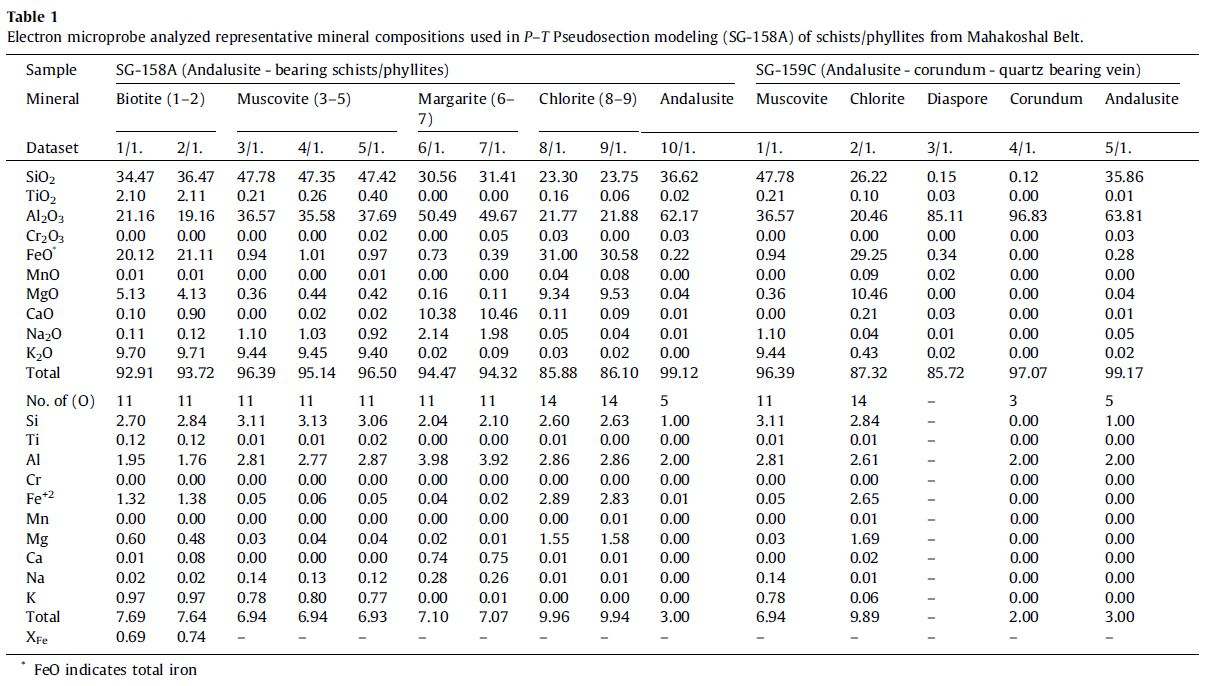
#> input picture EE447/table/image/111.JPG, 1209 x 686 px
$ python table_reconstruction.py
#> lines starting #> are read from the running program, lines starting #| are printed output that depends on the picture; after the words box and inside, x2 and y2 are one past the last pixel; in counts of white or black regions, pixels touching at a corner belong together
import cv2
import os
import numpy as np
#cv2不允许有中文路径

class PicTable:
    def __init__(self):
        self.path= os.path.join(os.getcwd(), "..", "image")
        self.pic=[]

    def setImgPath(self,path):
        self.path=path

    def drawLine(self):
        # ori_pic代表原图, opt表示要进行优化的图片
        ori_pic = cv2.imread(self.path)
#> ori_pic is the input picture: shape (686, 1209, 3); mean B, G, R 238.5, 238.5, 238.2
        opt_pic = ori_pic.copy()
        # 将图像转为灰度图,并提取边缘.
        opt_pic = cv2.cvtColor(opt_pic, cv2.COLOR_BGR2GRAY)
        edge = cv2.Canny(opt_pic, 20, 40, apertureSize=3)
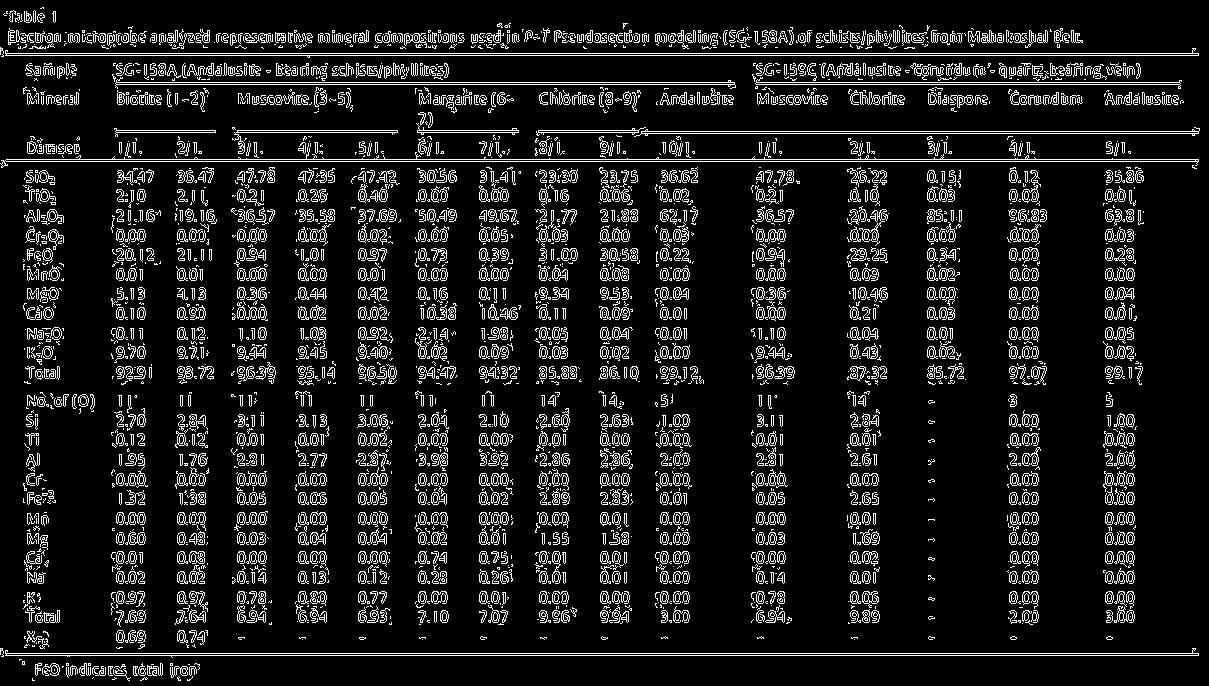
#> edge: shape (686, 1209); 10.5% white in thin lines or dots

        # 通过边缘来确定表格中的直线以及端点
        lines = cv2.HoughLinesP(edge, 1, np.pi / 180, threshold=200, minLineLength=200, maxLineGap=5, )
#> lines = [[0, 653, 1198, 653], [0, 53, 1198, 53], [6, 159, 1198, 159], [3, 655, 1198, 655], [3, 55, 1198, 55], [3, 161, 1198, 161], [756, 82, 1179, 82], [116, 84, 734, 84], [641, 133, 1198, 133], [638, 131, 1198, 131], [834, 70, 1041, 70], [116, 82, 734, 82]]
        lines = [lines[i][0] for i in range(len(lines))]

        # 擦除表格中原有的划线.并确定表格位置, box中的元素是要确定的表格左上角,和右下角的顶点
        box = [-9999, 9999, -9999, 9999]
        for x1, y1, x2, y2 in lines:
            cv2.line(opt_pic, (x1, y1), (x2, y2), (255, 255, 255), 3)
            cv2.line(ori_pic, (x1, y1), (x2, y2), (255, 255, 255), 4)
            box[0] = max(x1, x2, box[0])
            box[1] = min(x1, x2, box[1])
            box[2] = max(y1, y2, box[2])
            box[3] = min(y1, y2, box[3])
#> this loop made 12 passes
#> opt_pic: shape (686, 1209); min 0, max 255, mean 240.1
#> ori_pic: shape (686, 1209, 3); 2.1% of pixels changed, all inside (x1, y1, x2, y2) = (0, 51, 1200, 658)
#> after the loop, box = [1198, 0, 655, 53]

        # 去除表格的大框,即将表格线填充为白色
        cv2.rectangle(opt_pic, (box[1], box[3]), (box[0], box[2]), (255, 255, 255), 4)
#> opt_pic: shape (686, 1209); min 0, max 255, mean 240.1
        cv2.rectangle(ori_pic, (box[1], box[3]), (box[0], box[2]), (255), 4)
#> ori_pic: shape (686, 1209, 3); mean B, G, R 240.2, 235.1, 234.8

        # 对优化图片进行腐蚀操作以及二值化以方便处理
        kernel = np.ones((2, 2), np.uint8)
        opt_pic = cv2.erode(opt_pic, kernel, iterations=3)
        mat, opt_pic = cv2.threshold(opt_pic, 127, 255, cv2.THRESH_BINARY)
#> opt_pic: shape (686, 1209); 79.7% white; 588 black regions (2 under 20 px), largest, box (x1, y1, x2, y2) and area: (333, 64, 451, 81) 1421, (817, 31, 927, 48) 1317, (216, 31, 315, 48) 1095
        # 取反色,这样所有空白区域的亮度值加起来是0
        opt_pic = 255 - opt_pic

        # 可以先对表格边缘做一定的扩张
        xmin = box[1] + 10
#> xmin = 10
        ymin = box[3]
#> ymin = 53
        xmax = box[0] - 10
#> xmax = 1188
        ymax = box[2]
#> ymax = 655

        # 记录下我们要划的线的两个端点
        linetodraw = []

        # 我们接下来一行行扫描图像以确定划分表格的横线.
        # 若遇到某一行所有像素的亮度值之和为0,那么说明这一行没有元素,
        # 直到找到下一个像素值求和不为0的行,取这两行中间作为划分表格两行的分界线,
        # 并记录直线的两个端点(x1,y1,x2,y2)在linetodraw数组内
        while ymin <= ymax:
            if (sum(opt_pic[ymin][xmin:xmax])) == 0:
                liney = float(ymin)
                ymin += 1
                while sum(opt_pic[ymin][xmin:xmax]) == 0 and ymin <= ymax:
                    ymin += 1
                    liney += 0.5
                liney = int(liney + 0.5)
                linetodraw.append([box[1], liney, box[0], liney])
            ymin += 1
#> this loop made 436 passes
#> (liney, ymin) on passes 1, 18, 35, 52, 56, 73, 89, 106: (58, 65), (87, 94), (111, 114), (130, 132), (138, 143), (165, 160), (188, 188), (208, 208)
#> after the loop, linetodraw = 30 items, first 6: [0, 58, 1198, 58], [0, 87, 1198, 87], [0, 111, 1198, 111], [0, 130, 1198, 130], [0, 138, 1198, 138], [0, 165, 1198, 165]; ymin = 657
        print(linetodraw)
#> (printed output is left out)

        for x1, y1, x2, y2 in linetodraw:
            cv2.line(ori_pic, (x1, y1), (x2, y2), (0, 0, 255), 1)
#> this loop made 30 passes
#> (y1, y2) on passes 1 to 8: (58, 58), (87, 87), (111, 111), (130, 130), (138, 138), (165, 165), (188, 188), (208, 208)
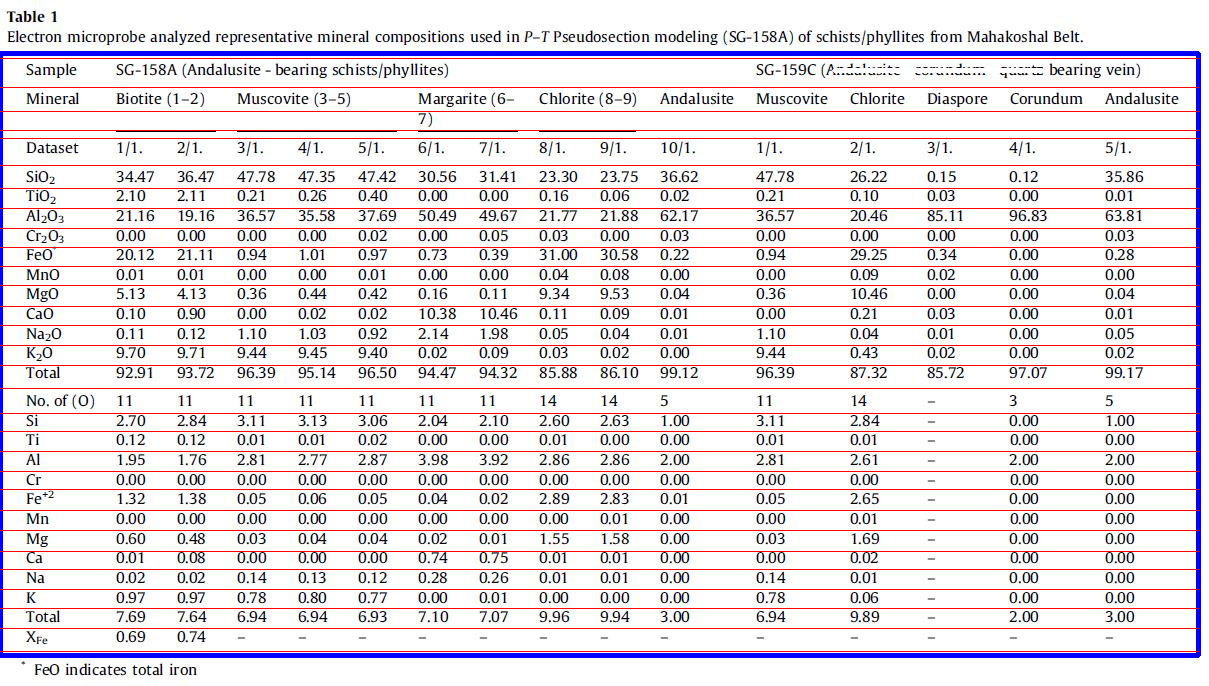
#> ori_pic: shape (686, 1209, 3); mean B, G, R 229.2, 224.1, 234.9

        # 同理,我们转置原来的图像,对表格的列也进行像行一样的划分.
        # 并也将直线的两端记录在linetodraw数组内
        linetodraw = []
        xmin = box[1]
#> xmin = 0
        ymin = box[3] + 10
#> ymin = 63
        xmax = box[0]
#> xmax = 1198
        ymax = box[2] - 10
#> ymax = 645

        # 显示图片处理的过程
        # cv2.imshow("win", opt_pic)
        # cv2.waitKey(0)
        opt_pic = opt_pic.transpose()
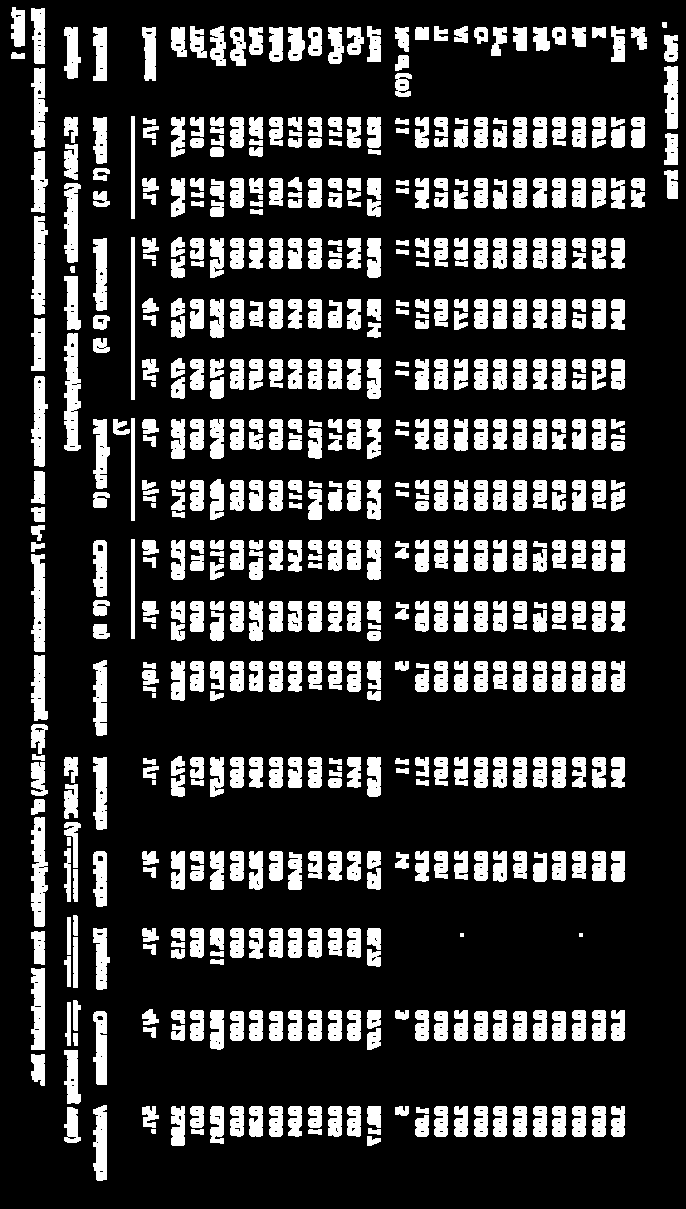
#> opt_pic: shape (1209, 686); 20.3% white; 588 white regions (2 under 20 px), largest, box (x1, y1, x2, y2) and area: (64, 333, 81, 451) 1421, (31, 817, 48, 927) 1317, (31, 216, 48, 315) 1095
        while xmin <= xmax:
            if (sum(opt_pic[xmin][ymin:ymax])) == 0:
                linex = float(xmin)
                THRES = 8
                while sum(opt_pic[xmin][ymin:ymax]) == 0 and xmin <= xmax and THRES >= 0:
                    xmin += 1
                    THRES -= 1
                    linex += 0.5
                if (THRES > 0):
                    continue
                while sum(opt_pic[xmin][ymin:ymax]) == 0 and xmin <= xmax:
                    xmin += 1
                    linex += 0.5
                linex = int(linex + 0.5)
                linetodraw.append([linex, box[3], linex, box[2]])
            xmin += 1
#> this loop made 1062 passes
#> after the loop, linetodraw = [[13, 53, 13, 655], [107, 53, 107, 655], [530, 53, 530, 655], [651, 53, 651, 655], [746, 53, 746, 655], [911, 53, 911, 655], [995, 53, 995, 655], [1190, 53, 1190, 655]]; xmin = 1200

        print(linetodraw)
#| [[13, 53, 13, 655], [107, 53, 107, 655], [530, 53, 530, 655], [651, 53, 651, 655], [746, 53, 746, 655], [911, 53, 911, 655], [995, 53, 995, 655], [1190, 53, 1190, 655]]
        # 在原图上画出表格分割线
        for x1, y1, x2, y2 in linetodraw:
            cv2.line(ori_pic, (x1, y1), (x2, y2), (255, 0, 0), 1)
#> this loop made 8 passes
#> (x1, x2) on passes 1 to 8: (13, 13), (107, 107), (530, 530), (651, 651), (746, 746), (911, 911), (995, 995), (1190, 1190)
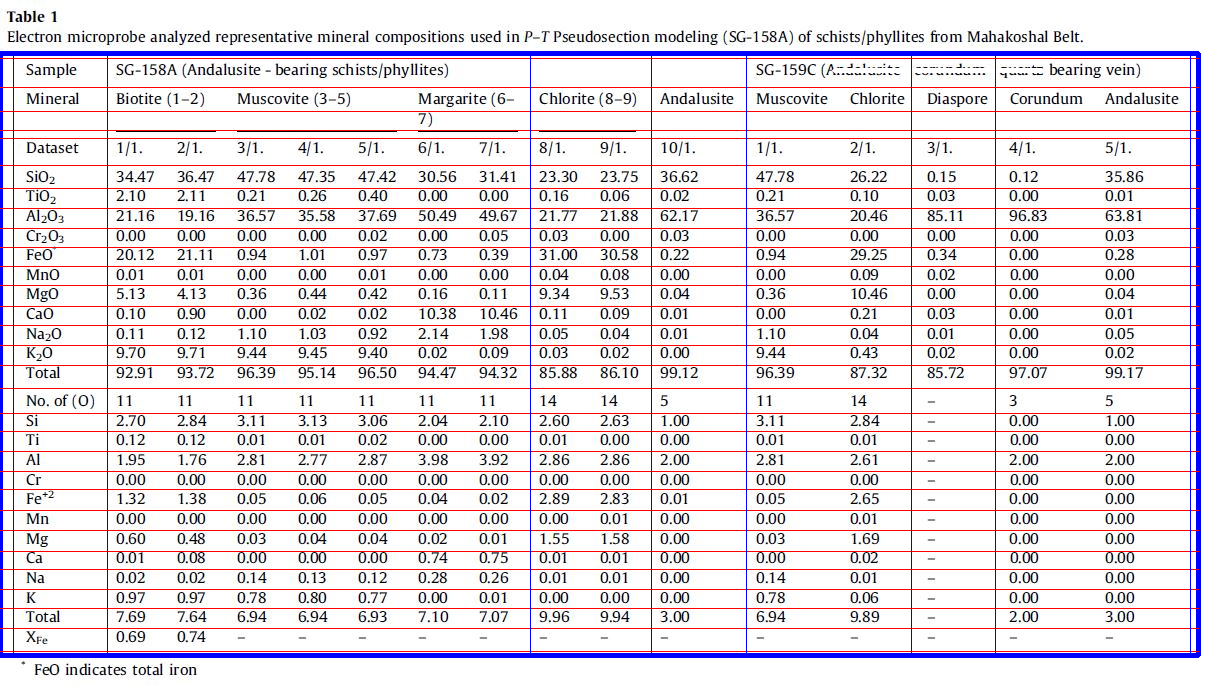
#> ori_pic: shape (686, 1209, 3); 0.58% of pixels changed, all inside (x1, y1, x2, y2) = (13, 56, 1191, 653)

        # 显示结果图片
        cv2.imshow("win", ori_pic)
        cv2.waitKey(0)

if __name__=="__main__":
    test = PicTable()
    #调用外部图片必须先设置图片路径
    test.setImgPath(os.path.abspath(os.path.join(os.path.join(os.getcwd(), "..", "image"),"111.JPG")))
    test.drawLine()

$ run again, with EE447/table/image/1.png saved as EE447/table/image/111.JPG
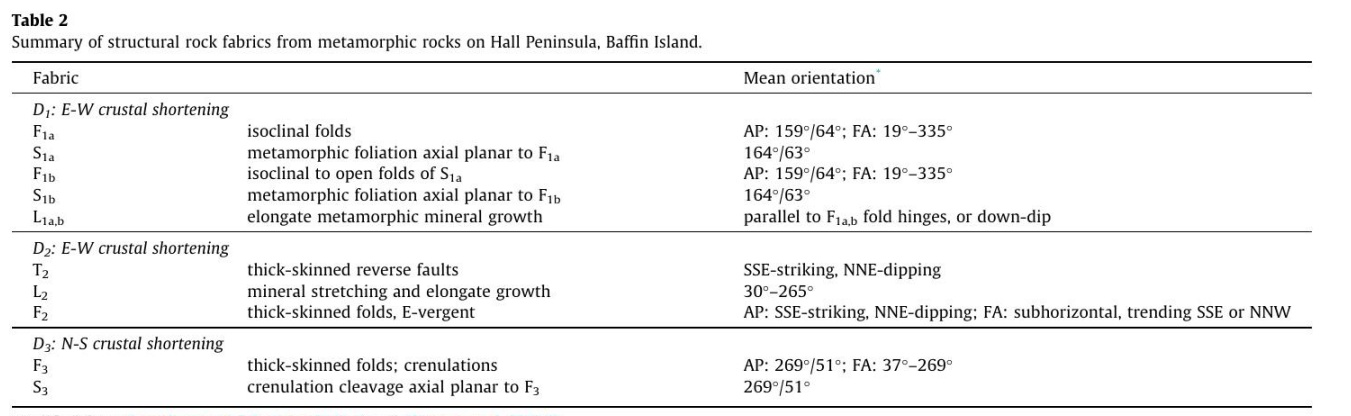
#> input picture EE447/table/image/1.png, 1351 x 416 px
#> in drawLine, ori_pic is the input picture: shape (416, 1351, 3); mean B, G, R 241.4, 241.4, 241.4
#> in drawLine, `edge = cv2.Canny(opt_pic, 20, 40, apertureSize=3)`:
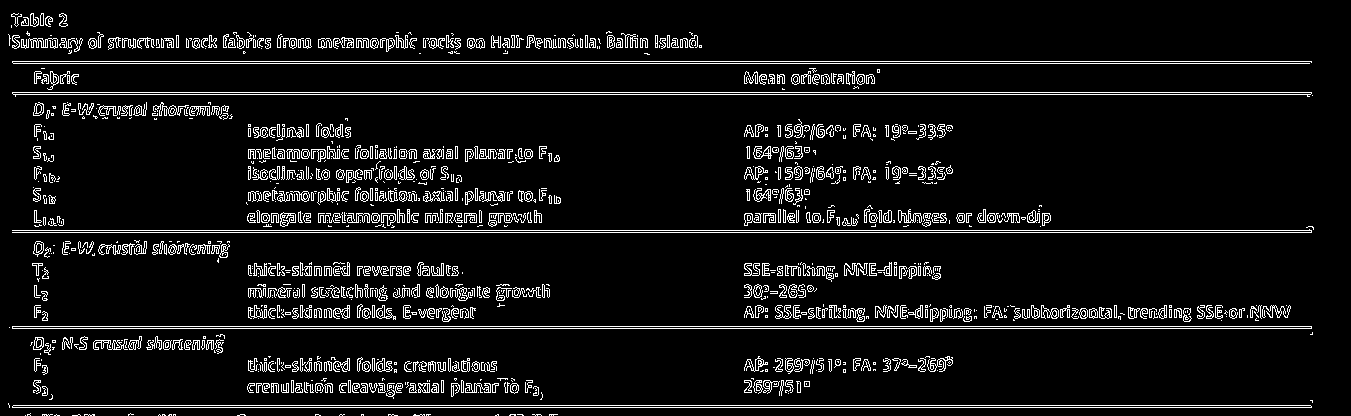
#> edge: shape (416, 1351); 7.4% white in thin lines or dots
#> lines = [[12, 326, 1311, 326], [12, 61, 1311, 61], [13, 63, 1309, 63], [12, 92, 1311, 92], [9, 405, 1310, 405], [13, 94, 1310, 94], [9, 407, 1311, 407], [12, 230, 1311, 230], [12, 328, 1311, 328], [12, 232, 1311, 232]]
#> the loop in drawLine, `for x1, y1, x2, y2 in lines:` made 10 passes
#> after the loop in drawLine, `for x1, y1, x2, y2 in lines:`: box = [1311, 9, 407, 61]
#> in drawLine, `xmin = box[1] + 10`: xmin = 19
#> in drawLine, `ymin = box[3]`: ymin = 61
#> in drawLine, `xmax = box[0] - 10`: xmax = 1301
#> in drawLine, `ymax = box[2]`: ymax = 407
#> the loop in drawLine, `while ymin <= ymax:` made 260 passes
#> (liney, ymin) on passes 1, 17, 36, 54, 73, 91, 110, 129: (66, 72), (95, 104), (123, 125), (144, 147), (166, 166), (186, 186), (208, 208), (235, 230)
#> after the loop in drawLine, `while ymin <= ymax:`: linetodraw = 15 items, first 6: [9, 66, 1311, 66], [9, 95, 1311, 95], [9, 123, 1311, 123], [9, 144, 1311, 144], [9, 166, 1311, 166], [9, 186, 1311, 186]; ymin = 409
#> (printed output is left out)
#> the loop in drawLine, `for x1, y1, x2, y2 in linetodraw:` made 15 passes
#> (y1, y2) on passes 1 to 8: (66, 66), (95, 95), (123, 123), (144, 144), (166, 166), (186, 186), (208, 208), (235, 235)
#> in drawLine, `xmin = box[1]`: xmin = 9
#> in drawLine, `ymin = box[3] + 10`: ymin = 71
#> in drawLine, `xmax = box[0]`: xmax = 1311
#> in drawLine, `ymax = box[2] - 10`: ymax = 397
#> the loop in drawLine, `while xmin <= xmax:` made 1054 passes
#> after the loop in drawLine, `while xmin <= xmax:`: linetodraw = [[21, 61, 21, 407], [240, 61, 240, 407], [654, 61, 654, 407], [1303, 61, 1303, 407]]; xmin = 1313
#| [[21, 61, 21, 407], [240, 61, 240, 407], [654, 61, 654, 407], [1303, 61, 1303, 407]]
#> the loop in drawLine, `for x1, y1, x2, y2 in linetodraw:` made 4 passes
#> (x1, x2) on passes 1 to 4: (21, 21), (240, 240), (654, 654), (1303, 1303)
#> after the loop in drawLine, `for x1, y1, x2, y2 in linetodraw:`:
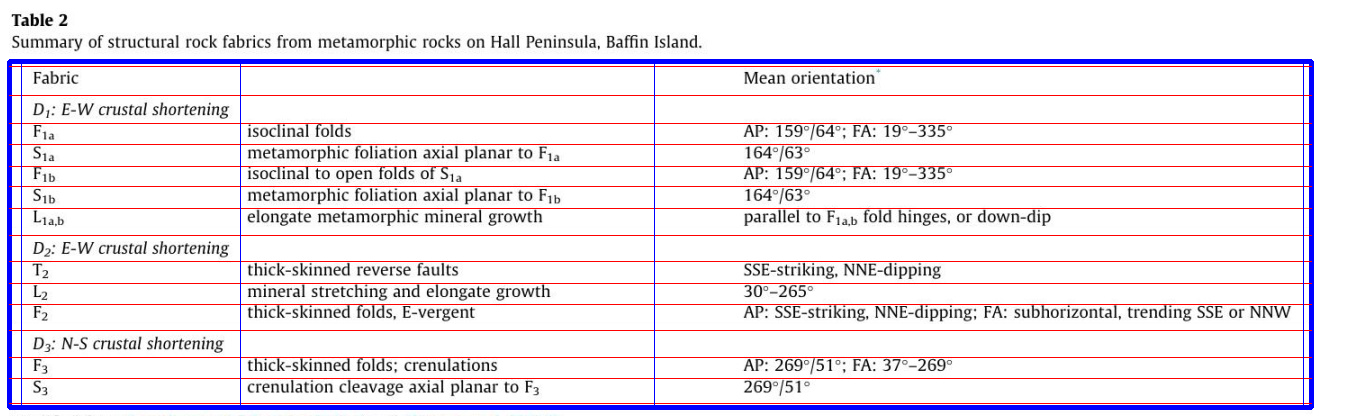
#> ori_pic: shape (416, 1351, 3); mean B, G, R 236.9, 228.8, 237.7
